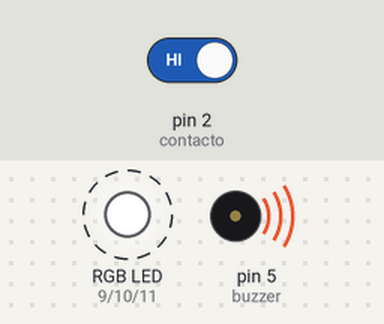
A sketch run on a simulated Arduino Uno, built with avr-gcc and run on an emulated ATmega328P. Parts: an RGB LED mixed from three pins (HIGH = lit), buzzer (waves = sounding). Dashed ring = blinking. Inputs (shaded band) come from the test bench; at power-on: pin 2 (contacto) HIGH.

Above: at 1.26 s.
1.3 s: pin 2 (contacto) driven LOW
At 1.8 s:
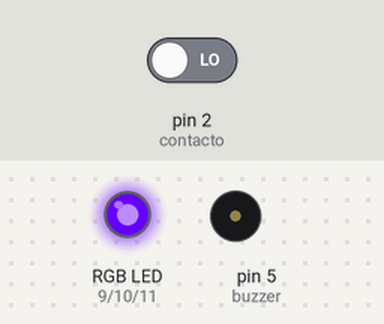
2.8 s: pin 2 (contacto) driven HIGH
At 2.96 s:
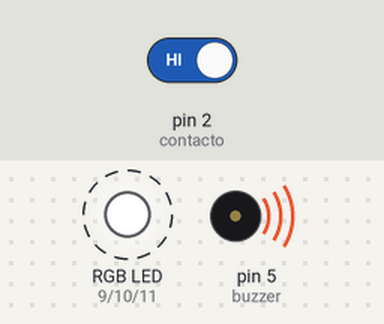
Timing chart, 0 to 11.8 s (numbered marks = the images above; inputs shaded):
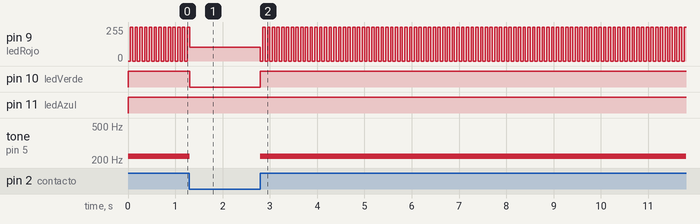

Measured:
- after the input at 1.3 s, pin 10 (ledVerde): HIGH → LOW at once; tone on pin 5 (buzzer): 220 Hz → silent at once
- after the input at 2.8 s, pin 9 (ledRojo): alternates 255/255 for 0.05 s and 0/255 for 0.05 s, starting at once; pin 10 (ledVerde): LOW → HIGH at once; tone on pin 5 (buzzer): silent → 220 Hz at once

The sketch:

Alarma_Puerta_Buzzer.ino
```cpp
/*
---------------------------------------------
ALARMA CON REED SWITCH, LED RGB y BUZZER/ZUMBADOR
---------------------------------------------
Programa que realiza la simulacion de una alarma
con la implementacion de Reed Switch, un led RGB
Y Buzzer/Zumbador
Alejandro Macario Gomez Ramirez
*/
//#include <ArduinoLowPower.h>//Declaramos la blbioteca que permite al arduino entrar a un modo de ahorro de energia
/*Cabe recarlacar una cosa acerca de esta biblioteca, si tu placa Arduino utiliza arquitectura
avr, la libreria no funcionara. Se necesita que la placa arduino utilice arquitectura samd, nrf52
para que la biblioteca funcione. En mi caso mi placa no es compatible, pero si tu placa posee
arquitectura samd, nrf52; puedes descomentar esta linea y la que esta en seguida del void Loop*/

//--------------------------------------------------
//Declara puertos de entradas y salidas y variables
//--------------------------------------------------
int buzzer = 5; //Declaracion del pin que contiene al Buzzer
int frecuencia = 220; //Frecuencia a la que trabajara el buzzer
int contacto = 2; //Declaracion del pin que dara electricidad al Reed Switch
int ledRojo = 9;  //Declaracion del pin para encender Led Rojo
int ledVerde = 10;//Declaracion del pin para encender Led Verde
int ledAzul = 11; //Declaracion del pin para encender Led Azul

//------------------------------------
//Funcion principal
//------------------------------------
void setup() { //Se ejecuta cuando el arduino inicia
  pinMode(contacto, INPUT); //Cuando el IMAN activa el Reed Switch es la entrada
  pinMode(buzzer,OUTPUT);   //Se activa la alarma y su salida es el buzzer
  pinMode(ledRojo, OUTPUT); //La salida sera el ledRojo
  pinMode(ledVerde, OUTPUT);//La salida sera el ledVerde
  pinMode(ledAzul, OUTPUT); //La salida sera el ledAzul
}

//------------------------------------
//Funcion ciclicla
//------------------------------------
void loop() { //Esta funcion se ciclara cuando el arduino este en funcionamiento
//LowPower.powerDown(SLEEP_8S, ADC_OFF, BOD_OFF); //Modo de ahorro de energia, el
                                                  //cual como lo dice su primer
                                                  //parametro dura 8 segundos
                                                  //en esta fase en el cual
                                                  //se apagan los comvertidores
                                                  //de analogico a digital

if (digitalRead(contacto) == LOW) { //Cuando el Reed Switch esta en pasivo
    for (int a = 0; a < 50; a++) { //Realizamos un ciclo para que el led parpadee
      color (153,255,0); //Verde
    }
  } else {                        //El IMAN ha pasado por el Reed Switch, activandolo.
    tone(buzzer,frecuencia);      //El buzzer toma el valor de la frecuencia y comienza a sonar
      color (255, 0, 0); //Rojo
      delay(50);
      color (0, 0, 0); //Apagado
      delay(50);
     noTone(buzzer);              //El Buzzer deja de sonar
  }

}

//------------------------------------
//Funcion Administradora del Color
//------------------------------------
void color (int rojo, int verde, int azul) { //Declaramos una funcion que se
                                             //encargara de la administracion
                                             //del color del LED RGB
  //Escritura de PWM del color Rojo
  analogWrite(ledRojo, 255 - rojo);
  //Escritura de PWM del color Verde
  analogWrite(ledVerde, 255 - verde);
  //Escritura de PWM del color Azul
  analogWrite(ledAzul,  255 - azul);
}
//FIN DEL PROGRAMA
```
